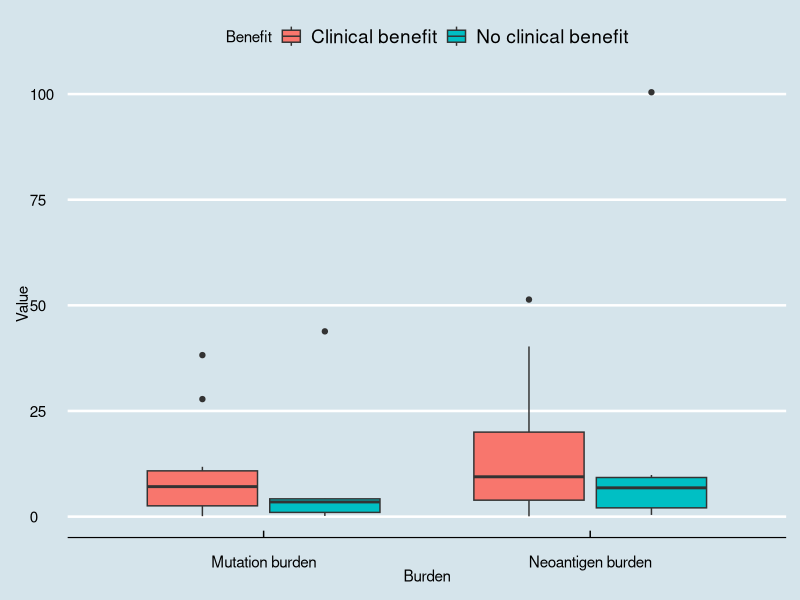
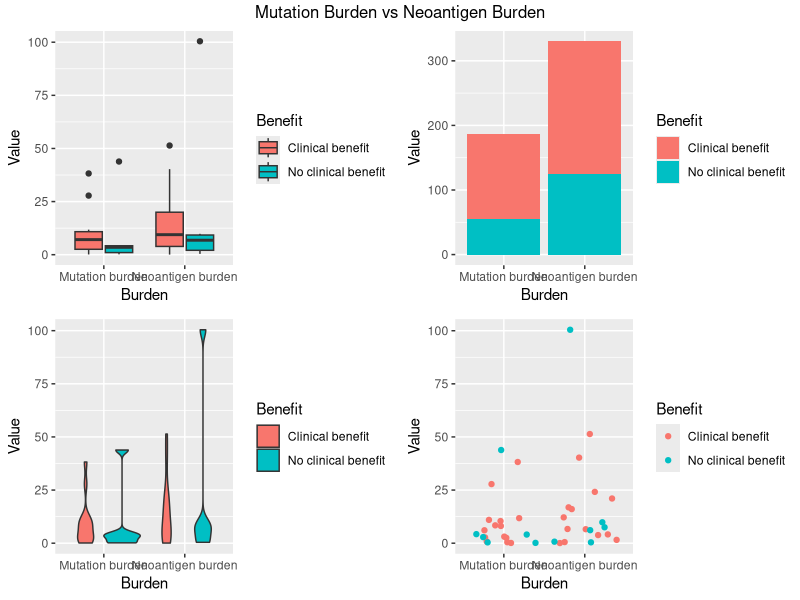

Reproduce these figures in R, in order.
# Michael Chon
# ANLY503 Portfolio
# ggplot2

library(ggplot2)
library(ggthemes)
library(gridExtra)

# Reading the csv file
data = read.csv('burden.csv')

# Plotting using the ggplot2 and economist ggtheme
ggplot_1 <- ggplot(data, aes(x=Burden, y=Value, fill=Benefit)) + geom_boxplot()
ggplot_1 + theme_economist() + scale_colour_economist() 
ggplot_2 <- ggplot(data, aes(x=Burden, y=Value, fill=Benefit)) + geom_bar(stat = "identity")
ggplot_3 <- ggplot(data, aes(x=Burden, y=Value, fill=Benefit)) + geom_violin()
ggplot_4 <- ggplot(data, aes(x=Burden, y=Value, fill=Benefit, color = Benefit)) + geom_jitter()

# Creating 4 subplots using grid.arrange
grid.arrange(ggplot_1, ggplot_2, ggplot_3, ggplot_4, ncol=2, top = 'Mutation Burden vs Neoantigen Burden')
